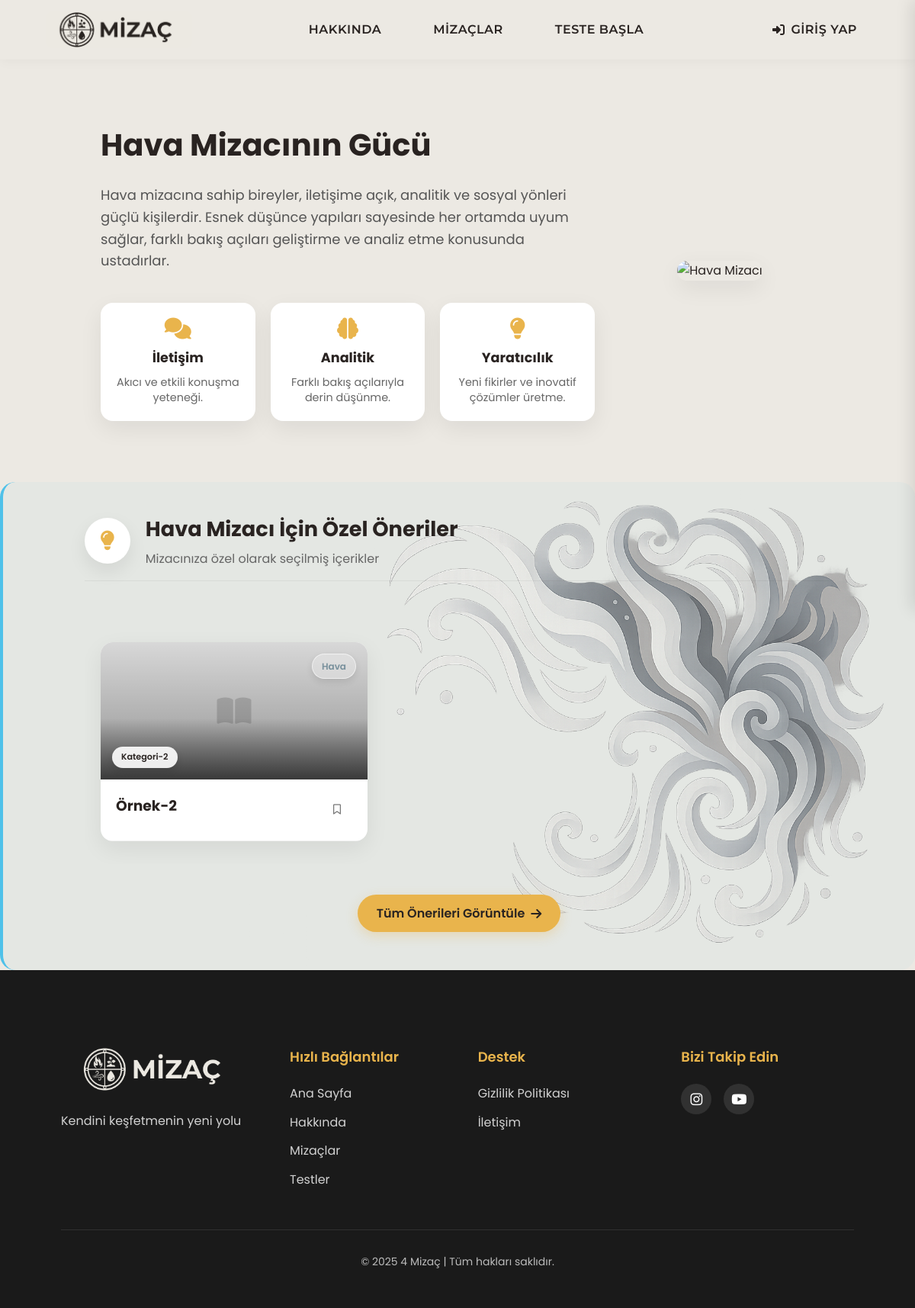
/temperaments/air_more/, run on an earlier commit of the app's database.
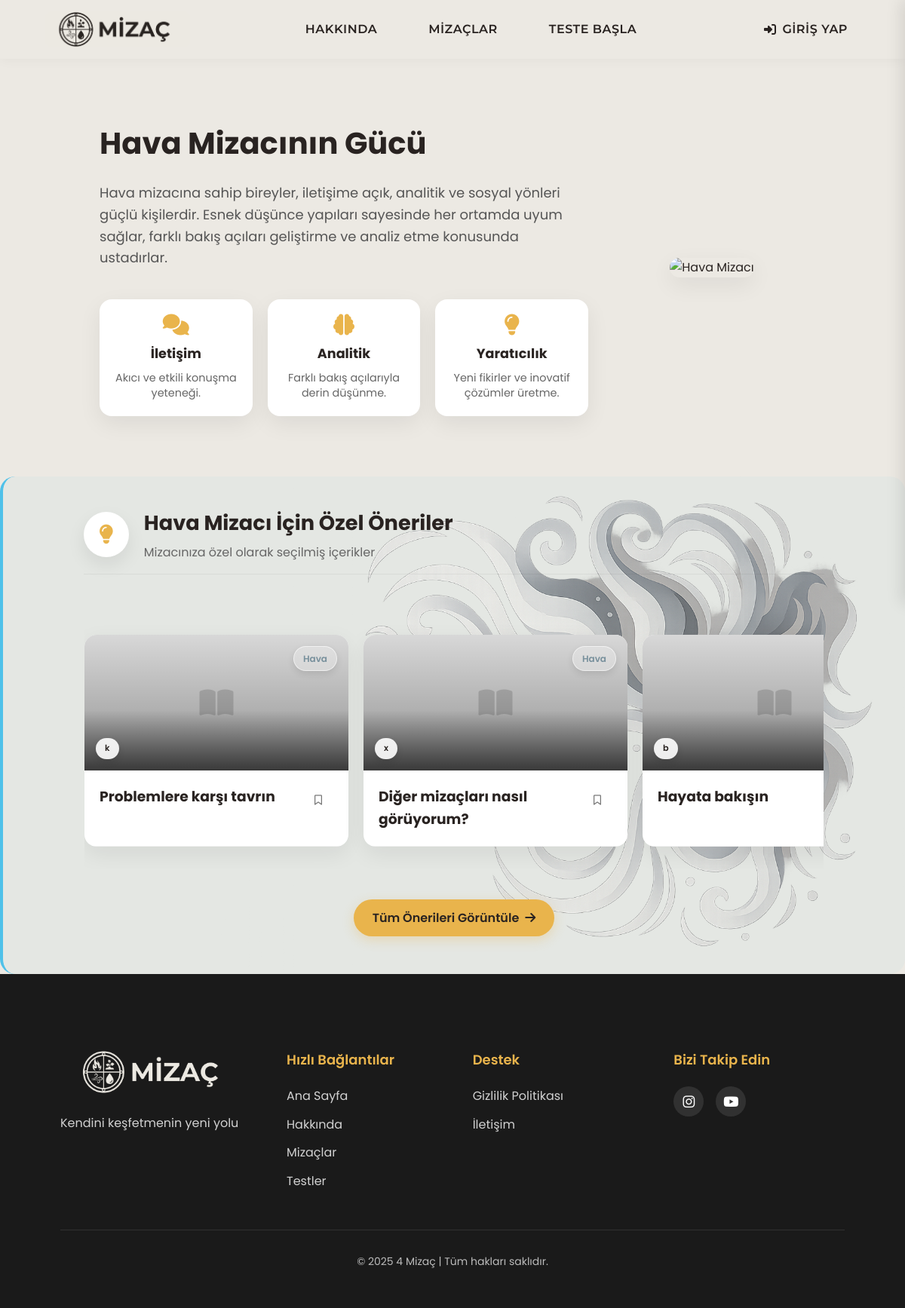
And on a later commit of the database.
### profiles/models.py (models this page shows, shortened)
class RecommendedContent(models.Model):
    ELEMENT_CHOICES = [
        ('Ateş', 'Ateş'),
        ('Hava', 'Hava'),
        ('Su', 'Su'),
        ('Toprak', 'Toprak'),
    ]
    title = models.CharField(max_length=200, verbose_name="Başlık")
    short_description = models.TextField(verbose_name="Kısa Açıklama")
    content = models.TextField(verbose_name="İçerik")
    image = models.ImageField(upload_to='content_images/', blank=True, null=True, verbose_name="Görsel")
    category = models.ForeignKey(ContentCategory, on_delete=models.CASCADE, related_name="contents", verbose_name="Kategori")
    related_element_name = models.CharField(
        max_length=50,
        verbose_name="İlgili Mizaç Elementi",
        choices=ELEMENT_CHOICES,
        help_text="Ateş, Hava, Su veya Toprak değerlerinden birini seçin"
    )
    is_active = models.BooleanField(default=True, verbose_name="Aktif mi?")
    created_at = models.DateTimeField(auto_now_add=True, verbose_name="Oluşturulma Tarihi")
    updated_at = models.DateTimeField(auto_now=True, verbose_name="Güncellenme Tarihi")
    order = models.PositiveIntegerField(default=0, verbose_name="Sıralama")
    class Meta:
        verbose_name = "Önerilen İçerik"
        verbose_name_plural = "Önerilen İçerikler"
        ordering = ['order', '-created_at']

class ContentCategory(models.Model):
    name = models.CharField(max_length=100, verbose_name="Kategori Adı")
    description = models.TextField(blank=True, null=True, verbose_name="Açıklama")
    class Meta:
        verbose_name = "İçerik Kategorisi"
        verbose_name_plural = "İçerik Kategorileri"

### temperaments/views.py (the view, shortened to what this page needs)
# urls.py: path('air_more/', views.air_more, name='air_more'),
def air_more(request):
    element_suggestions = RecommendedContent.objects.filter(
        related_element_name='Hava',
        is_active=True
    ).annotate(
        like_count=Count('user_interactions', filter=Q(user_interactions__liked=True))
    ).order_by('order', '-created_at')[:3]
    context = {
        'element_name': 'Hava',
        'element_suggestions': element_suggestions,
    }
    if request.user.is_authenticated:
        test_result = TestResult.objects.filter(user=request.user).order_by('-date_taken').first()
        if test_result:
            is_users_element = test_result.dominant_element.name == "Hava"
            context.update({
                'is_users_element': is_users_element,
                'has_test_result': True,
                'dominant_element': test_result.dominant_element
            })
        else:
            context.update({
                'has_test_result': False
            })
    else:
        context.update({
            'has_test_result': False
        })
    return render(request, 'temperaments/air_more.html', context)

### templates/temperaments/air_more.html (shortened to what this page needs)
{% extends 'base.html' %}
{% load static %}
{% block extra_css %}
<link rel="stylesheet" href="{% static 'css/temperaments.css' %}">
<link rel="stylesheet" href="{% static 'css/profiles.css' %}">
{% endblock %}
{% block content %}
<section class="air-personality">
  <div class="container">
    <div class="air-personality-container">
      <div class="air-personality-text">
        <h1 class="temperament-title">Hava Mizacının Gücü</h1>
        <p class="air-personality-desc">
          Hava mizacına sahip bireyler, iletişime açık, analitik ve sosyal yönleri güçlü kişilerdir. Esnek düşünce yapıları sayesinde her ortamda uyum sağlar, farklı bakış açıları geliştirme ve analiz etme konusunda ustadırlar.
        </p>
        <div class="air-personality-cards">
          <div class="air-personality-card">
            <i class="fas fa-comments"></i>
            <h3>İletişim</h3>
            <p>Akıcı ve etkili konuşma yeteneği.</p>
          </div>
          <div class="air-personality-card">
            <i class="fas fa-brain"></i>
            <h3>Analitik</h3>
            <p>Farklı bakış açılarıyla derin düşünme.</p>
          </div>
          <div class="air-personality-card">
            <i class="fas fa-lightbulb"></i>
            <h3>Yaratıcılık</h3>
            <p>Yeni fikirler ve inovatif çözümler üretme.</p>
          </div>
        </div>
      </div>
      <div class="air-personality-image">
        <img src="{% static 'images/air-notsitdown.png' %}" alt="Hava Mizacı">
      </div>
    </div>
</section>
<div class="premium-content-section element-section hava">
  <div class="premium-content-background">
    <div class="premium-content-container">
      <div class="container">
        <div class="premium-section-title">
          <i class="fas fa-lightbulb"></i>
          <div class="section-title-content">
            <h2>{{ element_name }} Mizacı İçin Özel Öneriler</h2>
            <p>Mizacınıza özel olarak seçilmiş içerikler</p>
          </div>
        </div>
      </div>
      <div class="content-slider-wrapper">
        {% if element_suggestions %}
          <div class="content-slider-container">
            <div class="content-slider improved-slider" id="contentSlider">
              {% for content in element_suggestions %}
                <div class="premium-card" data-content-id="{{ content.id }}" data-category="{{ content.category.id }}">
                  <div class="premium-card-inner">
                    {% if content.image %}
                      <div class="premium-card-image" style="background-image: url('{{ content.image.url }}')">
                        <div class="content-element hava">{{ element_name }}</div>
                        <div class="content-category">{{ content.category.name }}</div>
                      </div>
                    {% else %}
                      <div class="premium-card-image placeholder-image">
                        <i class="fas fa-book-open"></i>
                        <div class="content-element hava">{{ element_name }}</div>
                        <div class="content-category">{{ content.category.name }}</div>
                      </div>
                    {% endif %}
                    <div class="content-header">
                      <h3 class="content-title">{{ content.title }}</h3>
                      <button class="save-button-header {% if content.is_saved %}saved{% endif %}"
                              data-content-id="{{ content.id }}"
                              title="{% if content.is_saved %}Kaydedildi{% else %}Kaydet{% endif %}">
                        <i class="{% if content.is_saved %}fas{% else %}far{% endif %} fa-bookmark"></i>
                      </button>
                    </div>
                  </div>
                </div>
              {% endfor %}
            </div>
          </div>
        {% endif %}
      </div>
      <div class="container">
        <div class="suggestions-more">
          <a href="{% url 'my_suggestions' %}" class="more-link">
            Tüm Önerileri Görüntüle <i class="fas fa-arrow-right"></i>
          </a>
        </div>
      </div>
    </div>
  </div>
</div>
{% endblock %}

What changed in the data, as far as the page shows it:
removed RecommendedContent: related_element_name "Hava", category.name "Kategori-2", title "Örnek-2"
added RecommendedContent: related_element_name "Hava", category.name "k", title "Problemlere karşı tavrın"
added RecommendedContent: related_element_name "Hava", category.name "x", title "Diğer mizaçları nasıl görüyorum?"
added RecommendedContent: category.name "b", title "Hayata bakışın"
Also different on the page:
{{ element_name }}: (not shown) → "Hava"
